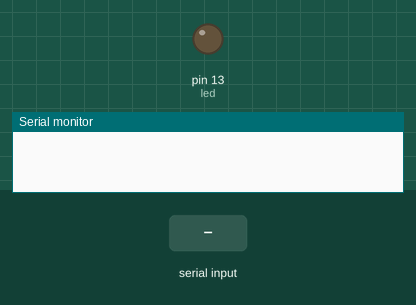
Recording of a sketch running on a simulated Arduino Uno, built with avr-gcc and run on an emulated ATmega328P. Parts: output pins drawn as LEDs (lit = HIGH), the last lines printed to the serial monitor. Dashed ring = blinking. The test bench sets the inputs (shaded band).

Above: at 1.2 s.
1.3 s: "blink" received over the second serial link
At 2.1 s:
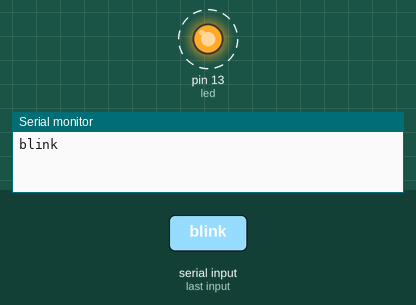
4.3 s: "1" received over the second serial link
Timing chart, 0 to 12.8 s (numbered marks = the images above; inputs shaded):
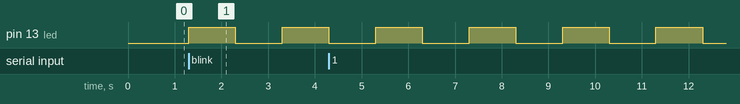

The sketch:

btTest.ino
```cpp
//la lib qui permet de faire du serie sur des ports classiques
#include <SoftwareSerial.h>
//les ports que l'on va utiliser pour la connexion serie entre l'arduino et le module BT
SoftwareSerial mySerial(4, 2); // RX, TX

//variable qui recevra les commande du module BT
String command = "";
//le pin de la led
int led = 13;
//un bool qui dit si on est en mode blink ou pas
boolean bl=false;

void setup() {
  //on init le serial pour afficher le debug
  Serial.begin(9600);

  //on init le softserial pour la connexion avec le modul bt
  mySerial.begin(9600);

  //on dit qu'on utilise le pin 13 en sortie
  pinMode(led, OUTPUT);

}

void loop() {

  //on lit sur le port soft serie si il y a qq chose
  if (mySerial.available()) {
    while(mySerial.available()) { // tant qu'il y en a, on lit
      command += (char)mySerial.read();
    }


    //on affiche la commande recu sur le serie pour debug
    Serial.println(command);

    //si c'est la commande blink, on met le boola true
    if (command=="blink")
    {
      if (bl==false)
      {
        bl=true;

      }
      else
      {
	//sinon on eteind la led et on met le bool a false
        digitalWrite(led, LOW);
        bl=false;

      }
    }

    command = "";
  }
  //donc si le bool est a true on blinke :)
  if (bl==true)
  {
    digitalWrite(led, HIGH);
    delay(1000);
    digitalWrite(led, LOW);
    delay(1000);
  }
}
```

Measured:
- after the input at 1.3 s, pin 13 (led): LOW → HIGH at once, → LOW 1.0 s later, → HIGH 1.0 s later
